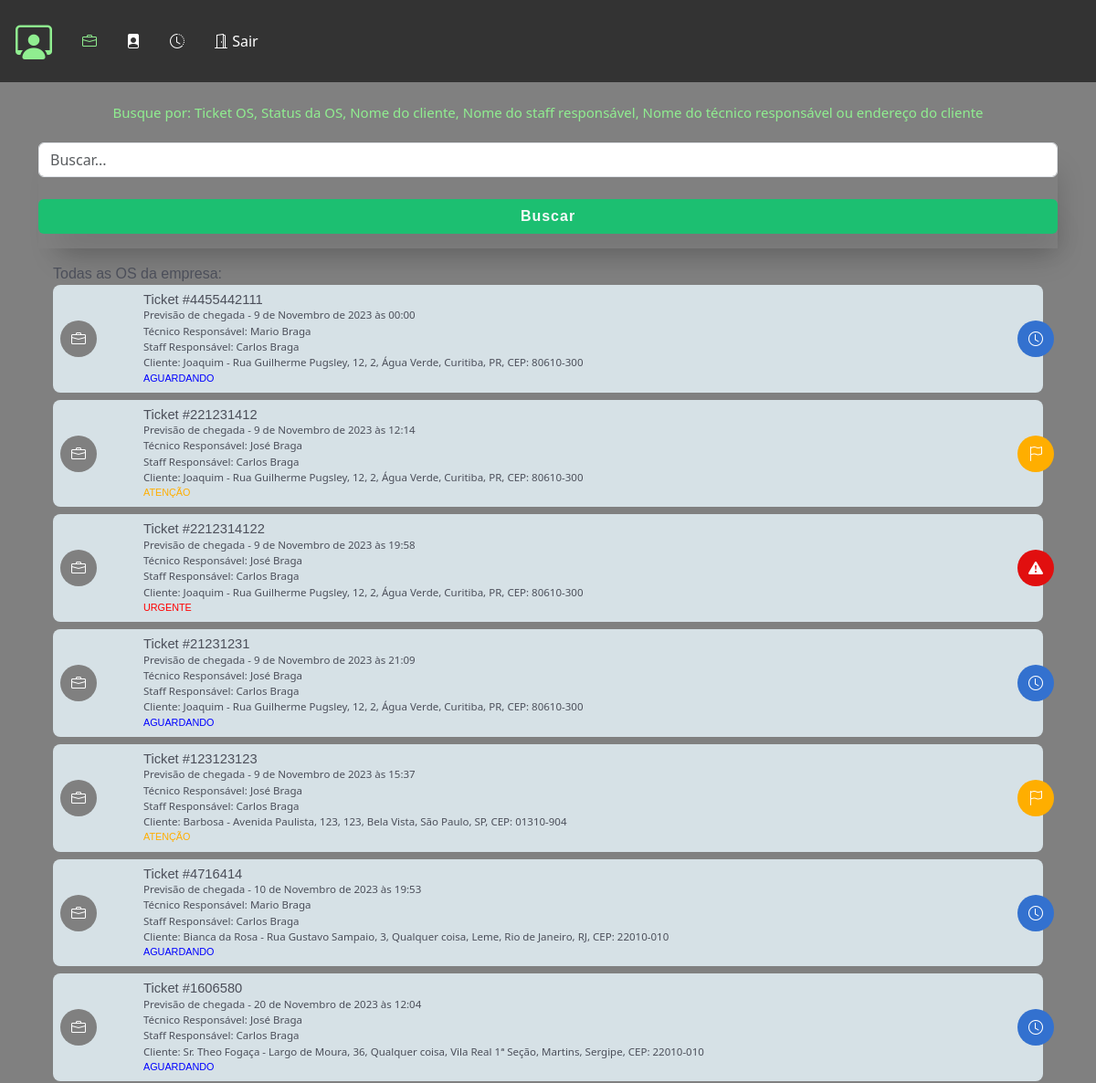
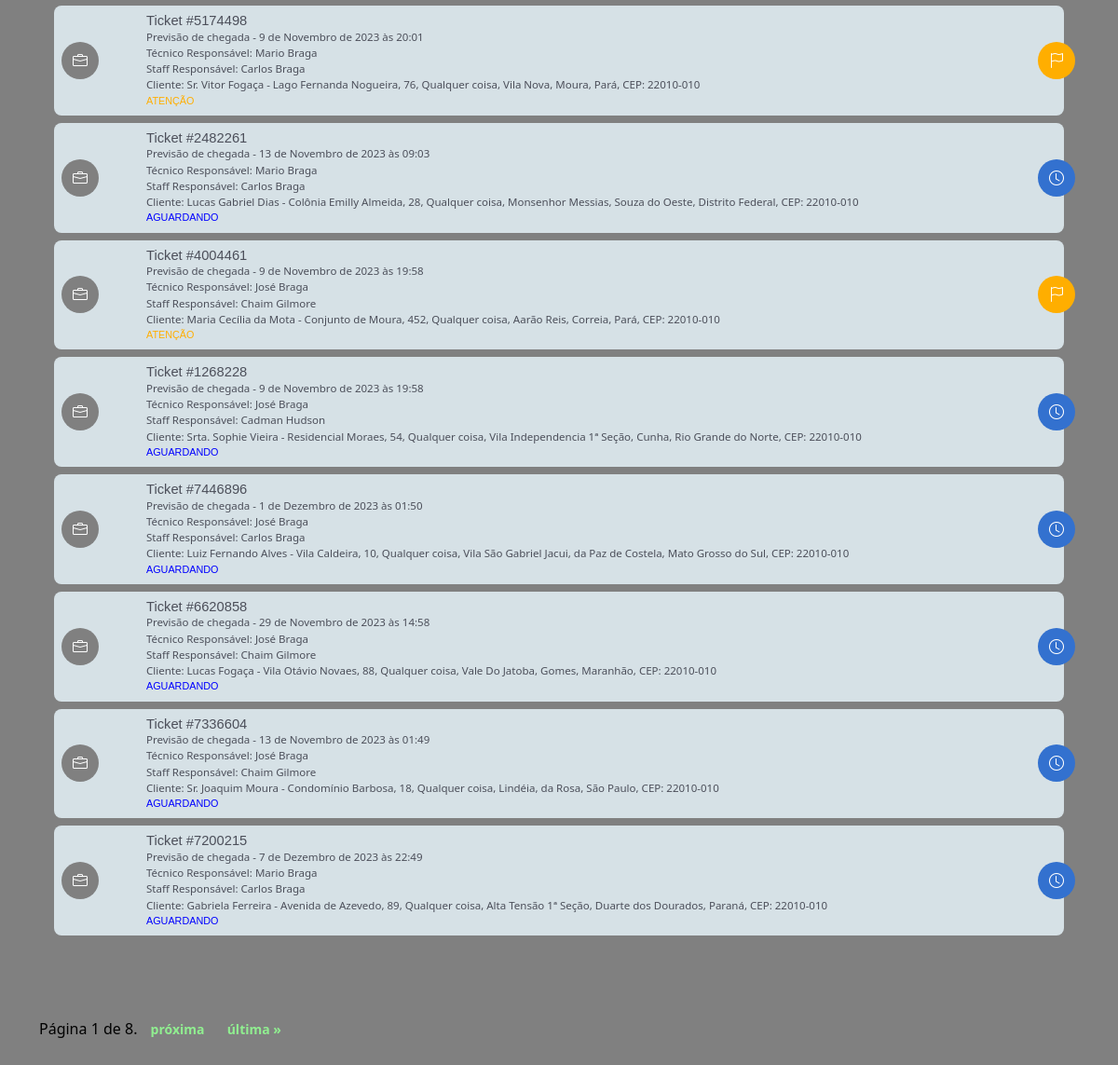
The page /staff/gerente_lista_os/ on the database as committed earlier (2 pictures, top to bottom).
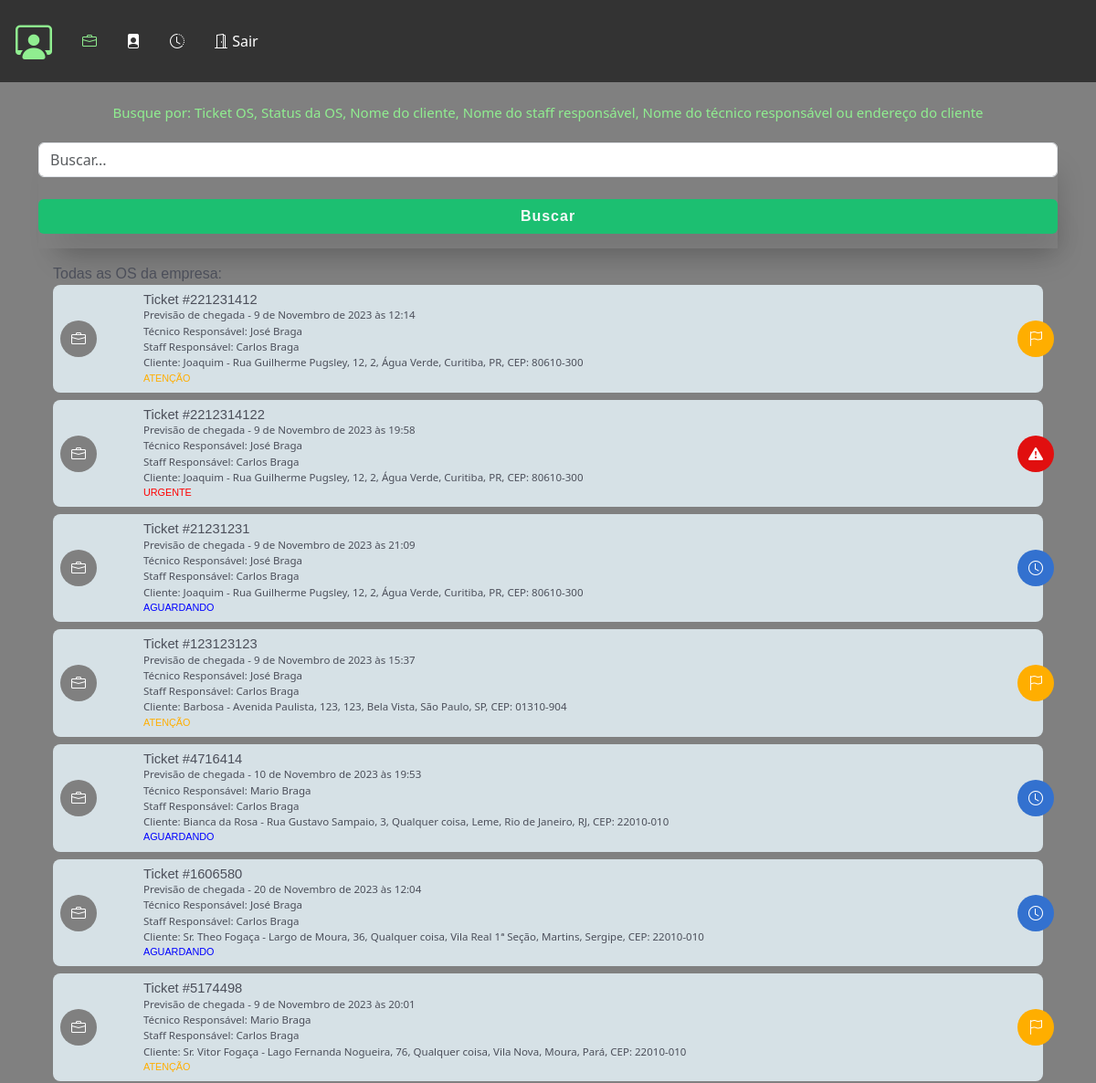
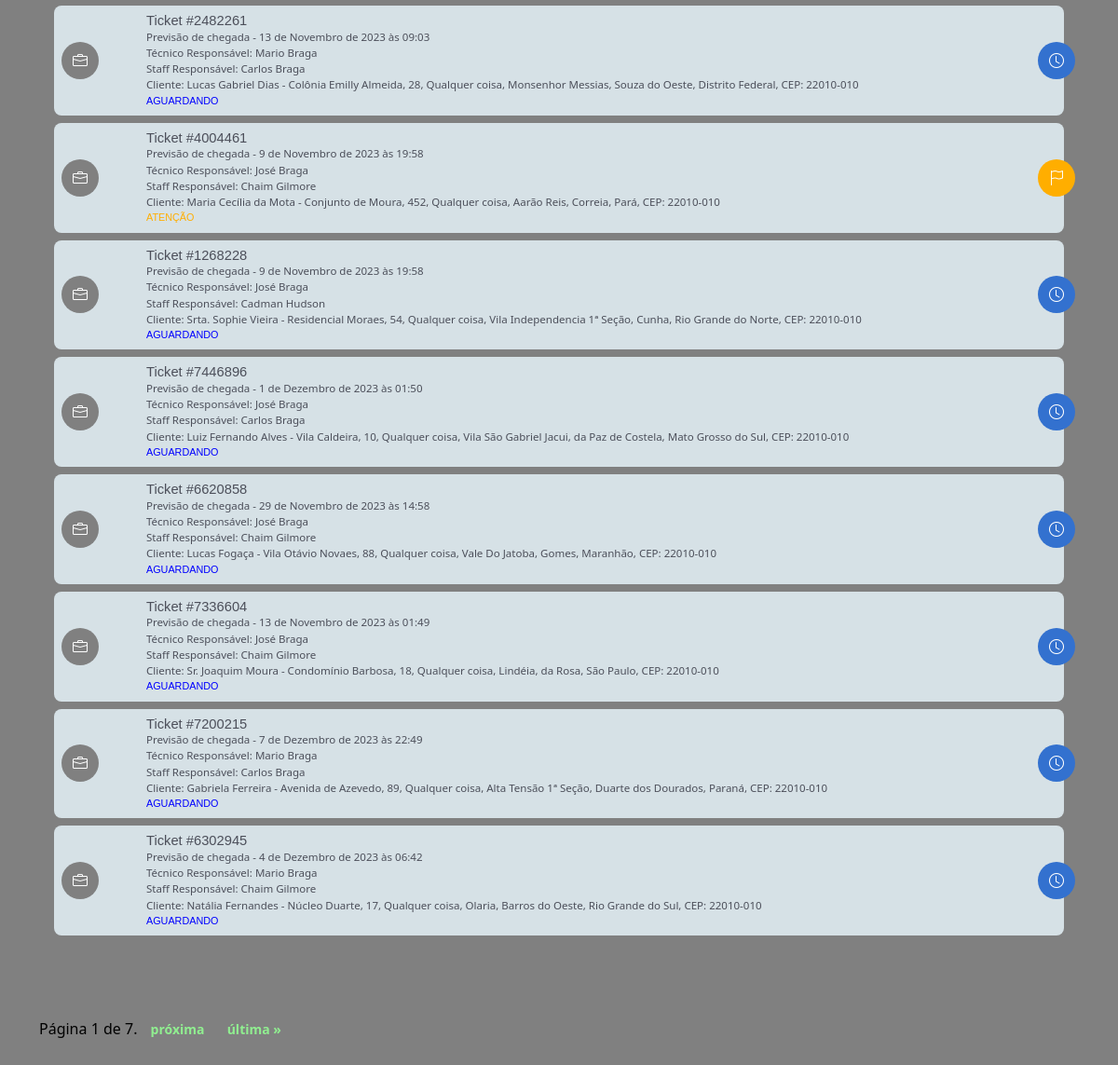
The same page on the database as committed later (2 pictures, top to bottom).
### staff/models.py (models this page shows, shortened)
class OrdemDeServico(models.Model):
    ticket = models.CharField(max_length=200, unique=True)
    tecnico = models.ForeignKey(
        CustomUser, on_delete=models.CASCADE, related_name="ordens_técnico"
    )
    staff = models.ForeignKey(
        CustomUser, on_delete=models.CASCADE, related_name="ordens_staff"
    )
    descricao = models.TextField(max_length=600)
    previsao_chegada = models.DateTimeField(editable=True)
    previsao_execucao = models.DateTimeField(editable=True)
    material = models.CharField(max_length=100, validators=[MinLengthValidator(3)])
    equipamento = models.CharField(max_length=100, validators=[MinLengthValidator(3)])
    data_criacao = models.DateTimeField(auto_now_add=True)
    cliente = models.ForeignKey(Cliente, on_delete=models.CASCADE)
    contrato = models.CharField(max_length=700, null=True, blank=True)
    atividade = models.CharField(max_length=50, choices=ACTIVITY_CHOICES)
    status_tecnico = models.CharField(max_length=50, choices=TECNICAL_CHOICES)
    status = models.CharField(
        max_length=10, choices=STATUS_CHOICES, default="Aguardando"
    )
    atraso_em_minutos = models.CharField(max_length=50, null=True, blank=True, choices=ATRASO_CHOICES)
    atraso_descricao = models.TextField(max_length=400, null=True, blank=True)

class Cliente(models.Model):
    nome = models.CharField(max_length=50, validators=[MinLengthValidator(3)])
    rg = models.CharField(max_length=12, validators=[MinLengthValidator(3)])
    endereco = models.ForeignKey(Endereco, on_delete=models.CASCADE)
    telefone1 = models.CharField(max_length=15, validators=[MinLengthValidator(3)])
    telefone2 = models.CharField(max_length=15, validators=[MinLengthValidator(3)])

### authentication/models.py (models this page shows, shortened)
class CustomUser(AbstractUser):
    telefone = models.CharField(max_length=15, null=False)
    endereco = models.ForeignKey(
        Endereco, on_delete=models.CASCADE, null=True, default=None
    )
    foto = models.ImageField(upload_to="img/perfil_user/", null=True, blank=True)
    email = models.EmailField(unique=True)

class Endereco(models.Model):
    cep = models.CharField(max_length=10)
    rua = models.CharField(max_length=30, validators=[MinLengthValidator(3)])
    bairro = models.CharField(max_length=20, validators=[MinLengthValidator(3)])
    cidade = models.CharField(max_length=20, validators=[MinLengthValidator(3)])
    estado = models.CharField(max_length=2, choices=STATE_CHOICES)
    numero = models.PositiveIntegerField(validators=[MinValueValidator(1)])
    complemento = models.CharField(max_length=100)
    def __str__(self):
        return f"{self.rua}, {self.numero}, {self.complemento}, {self.bairro}, {self.cidade}, {self.estado}, CEP: {self.cep}"

### staff/views.py (the view, shortened to what this page needs)
# urls.py: path("gerente_lista_os/", views.gerente_lista_os, name="gerente_lista_os"),
def gerente_lista_os(request):
    ordens = OrdemDeServico.objects.all()
    items_per_page = 15
    paginator = Paginator(ordens, items_per_page)
    page = request.GET.get("page")
    try:
        ordens = paginator.page(page)
    except PageNotAnInteger:
        ordens = paginator.page(1)
    except EmptyPage:
        ordens = paginator.page(paginator.num_pages)
    return render(
        request,
        "gerente_lista_os.html",
        {
            "ordens": ordens,
        },
    )

### staff/templates/gerente_lista_os.html (shortened to what this page needs)
{% extends "base_gerente.html" %}
{%load static%}
{% block rest %}
      <section id="lista_oc_scr">
        <br>
        <div class="container">
            <div id="oc_lista">
              <h5>Busque por:
                Ticket OS, Status da OS, Nome do cliente, Nome do staff responsável, Nome do técnico responsável ou endereço do cliente</h5>
              <form id="form_buscar" class="box-shadow mt-4" method='GET' action="{% url 'gerente_lista_os' %}">
                <input type="text" class="form-control mt-3" name="buscar" placeholder="Buscar...">
                <button type="submit" class="btn btn2 text-light w-100 box-shadow fs-6 font-bold mt-4 mb-3">Buscar</button>
            </form>
              <div class="tab-pane fade show active" id="pills-01" role="tabpanel" aria-labelledby="pills-home-tab" tabindex="0">
                <label class="mt-2 font-medium color04">Todas as OS da empresa:</label>
                {% for ordem in ordens %}
                <a href="{% url 'crud_gerente_os' ordem.id %}">
                <div class="oc_lista_item">
                      <div class="row"  >
                          <div class="col-2 col-md-1">
                              <div class="icon bg"><i class="bi bi-briefcase"></i></div>
                          </div>
                          <div class="col-9 col-md-11">
                              <div class="oc_l_nome font-medium color04">Ticket #{{ ordem.ticket }}</div>
                              <div class="oc_l_data color04 font-dark">Previsão de chegada - {{ ordem.previsao_chegada }}</div>
                              <div class="oc_l_data color04 font-dark">Técnico Responsável: {{ ordem.tecnico.first_name }} {{ ordem.tecnico.last_name }}</div>
                              <div class="oc_l_data color04 font-dark">Staff Responsável: {{ ordem.staff.first_name }} {{ ordem.staff.last_name }}</div>
                              <div class="oc_l_data color04 font-dark">Cliente: {{ ordem.cliente.nome }} - {{ ordem.cliente.endereco }}</div>
                              <div class="oc_l_status font-medium {% if ordem.status == 'Urgente' %}color-red{% elif ordem.status == 'Atenção' %}color-yellow{% elif ordem.status == 'Aguardando' %}color-blue{% elif ordem.status == 'Concluído' %}color-green{% endif %}">{{ ordem.status }}</div>
                          </div>
                          {% if ordem.status == "Urgente" %}
                              <div class="status_icon bg05 text-light">
                                  <i class="bi bi-exclamation-triangle-fill"></i>
                              </div>
                          {% elif ordem.status == "Atenção" %}
                              <div class="status_icon bg06 text-dark">
                                  <i class="bi bi-flag"></i>
                              </div>
                          {% elif ordem.status == "Aguardando" %}
                              <div class="status_icon bg01 text-light">
                                  <i class="bi bi-clock"></i>
                              </div>
                          {% elif ordem.status == "Concluído" %}
                              <div class="status_icon bg02 text-light">
                                <i class="bi bi-check-circle"></i>
                            </div>
                          {% endif %}
                      </div>
                  </div>
                </a>
                  {% endfor %}
              </div>
        </div>
        <div class="pagination">
            <span class="step-links">
                <span class="current-page">
                    Página {{ ordens.number }} de {{ ordens.paginator.num_pages }}.
                </span>
                {% if ordens.has_next %}
                    <a href="?page={{ ordens.next_page_number }}">próxima</a>
                    <a href="?page={{ ordens.paginator.num_pages }}">última &raquo;</a>
                {% endif %}
            </span>
        </div>
      </section>
  {% endblock %}

Rows that differ between the two databases and show on the page:
removed OrdemDeServico: ticket "4455442111", previsao_chegada "9 de Novembro de 2023 às 00:00", tecnico.first_name "Mario", tecnico.last_name "Braga", staff.first_name "Carlos", staff.last_name "Braga", cliente.nome "Joaquim", cliente.endereco "Rua Guilherme Pugsley, 12, 2, Água Verde, Curitiba, PR, CEP: 80610-300", status "AGUARDANDO"
now on this page (row unchanged): OrdemDeServico: ticket "6302945", previsao_chegada "4 de Dezembro de 2023 às 06:42", tecnico.first_name "Mario", tecnico.last_name "Braga", staff.first_name "Chaim", staff.last_name "Gilmore", cliente.nome "Natália Fernandes", cliente.endereco "Núcleo Duarte, 17, Qualquer coisa, Olaria, Barros do Oeste, Rio Grande do Sul, CEP: 22010-010", status "AGUARDANDO"
Other text that changed with them:
{{ ordens.paginator.num_pages }}: "8" → "7"
